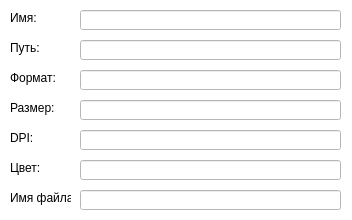
<?xml version="1.0" encoding="UTF-8"?>
<ui version="4.0">
 <class>Dialog</class>
 <widget class="QDialog" name="Dialog">
  <property name="windowModality">
   <enum>Qt::NonModal</enum>
  </property>
  <property name="enabled">
   <bool>true</bool>
  </property>
  <property name="geometry">
   <rect>
    <x>0</x>
    <y>0</y>
    <width>352</width>
    <height>220</height>
   </rect>
  </property>
  <property name="minimumSize">
   <size>
    <width>352</width>
    <height>220</height>
   </size>
  </property>
  <property name="maximumSize">
   <size>
    <width>352</width>
    <height>220</height>
   </size>
  </property>
  <property name="acceptDrops">
   <bool>false</bool>
  </property>
  <property name="windowTitle">
   <string>Настройки сканирования</string>
  </property>
  <property name="layoutDirection">
   <enum>Qt::LeftToRight</enum>
  </property>
  <property name="styleSheet">
   <string notr="true">background-color: rgb(255, 255, 255);</string>
  </property>
  <property name="sizeGripEnabled">
   <bool>false</bool>
  </property>
  <property name="modal">
   <bool>false</bool>
  </property>
  <widget class="QLabel" name="l_pref">
   <property name="geometry">
    <rect>
     <x>10</x>
     <y>190</y>
     <width>61</width>
     <height>16</height>
    </rect>
   </property>
   <property name="text">
    <string>Имя файла:</string>
   </property>
  </widget>
  <widget class="QLabel" name="l_type">
   <property name="geometry">
    <rect>
     <x>10</x>
     <y>70</y>
     <width>61</width>
     <height>16</height>
    </rect>
   </property>
   <property name="text">
    <string>Формат:</string>
   </property>
  </widget>
  <widget class="QLabel" name="l_color">
   <property name="geometry">
    <rect>
     <x>10</x>
     <y>160</y>
     <width>61</width>
     <height>16</height>
    </rect>
   </property>
   <property name="text">
    <string>Цвет:</string>
   </property>
  </widget>
  <widget class="QLabel" name="l_size">
   <property name="geometry">
    <rect>
     <x>10</x>
     <y>100</y>
     <width>61</width>
     <height>16</height>
    </rect>
   </property>
   <property name="text">
    <string>Размер:</string>
   </property>
  </widget>
  <widget class="QLabel" name="l_dpi">
   <property name="geometry">
    <rect>
     <x>10</x>
     <y>130</y>
     <width>61</width>
     <height>16</height>
    </rect>
   </property>
   <property name="text">
    <string>DPI:</string>
   </property>
  </widget>
  <widget class="QLabel" name="l_name">
   <property name="geometry">
    <rect>
     <x>10</x>
     <y>10</y>
     <width>51</width>
     <height>16</height>
    </rect>
   </property>
   <property name="text">
    <string>Имя:</string>
   </property>
  </widget>
  <widget class="QLabel" name="l_folder">
   <property name="geometry">
    <rect>
     <x>10</x>
     <y>40</y>
     <width>61</width>
     <height>16</height>
    </rect>
   </property>
   <property name="text">
    <string>Путь:</string>
   </property>
  </widget>
  <widget class="QLineEdit" name="le_name">
   <property name="enabled">
    <bool>true</bool>
   </property>
   <property name="geometry">
    <rect>
     <x>80</x>
     <y>10</y>
     <width>261</width>
     <height>20</height>
    </rect>
   </property>
   <property name="text">
    <string/>
   </property>
  </widget>
  <widget class="QLineEdit" name="le_folder">
   <property name="enabled">
    <bool>true</bool>
   </property>
   <property name="geometry">
    <rect>
     <x>80</x>
     <y>40</y>
     <width>261</width>
     <height>20</height>
    </rect>
   </property>
   <property name="text">
    <string/>
   </property>
  </widget>
  <widget class="QLineEdit" name="le_type">
   <property name="enabled">
    <bool>false</bool>
   </property>
   <property name="geometry">
    <rect>
     <x>80</x>
     <y>70</y>
     <width>261</width>
     <height>20</height>
    </rect>
   </property>
   <property name="text">
    <string/>
   </property>
  </widget>
  <widget class="QLineEdit" name="le_size">
   <property name="enabled">
    <bool>false</bool>
   </property>
   <property name="geometry">
    <rect>
     <x>80</x>
     <y>100</y>
     <width>261</width>
     <height>20</height>
    </rect>
   </property>
   <property name="text">
    <string/>
   </property>
  </widget>
  <widget class="QLineEdit" name="le_dpi">
   <property name="enabled">
    <bool>false</bool>
   </property>
   <property name="geometry">
    <rect>
     <x>80</x>
     <y>130</y>
     <width>261</width>
     <height>20</height>
    </rect>
   </property>
   <property name="text">
    <string/>
   </property>
  </widget>
  <widget class="QLineEdit" name="le_color">
   <property name="enabled">
    <bool>false</bool>
   </property>
   <property name="geometry">
    <rect>
     <x>80</x>
     <y>160</y>
     <width>261</width>
     <height>20</height>
    </rect>
   </property>
   <property name="text">
    <string/>
   </property>
  </widget>
  <widget class="QLineEdit" name="le_pref">
   <property name="enabled">
    <bool>true</bool>
   </property>
   <property name="geometry">
    <rect>
     <x>80</x>
     <y>190</y>
     <width>261</width>
     <height>20</height>
    </rect>
   </property>
   <property name="text">
    <string/>
   </property>
  </widget>
 </widget>
 <resources/>
 <connections/>
</ui>
